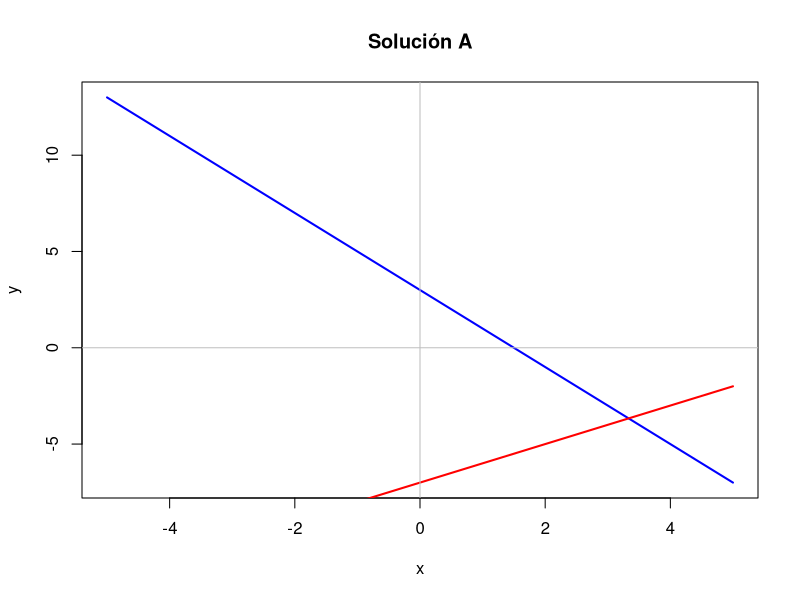
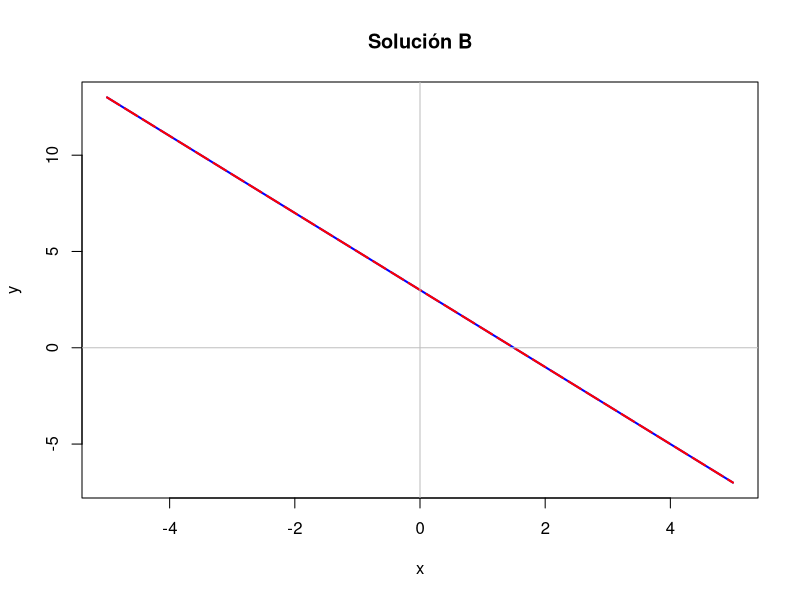
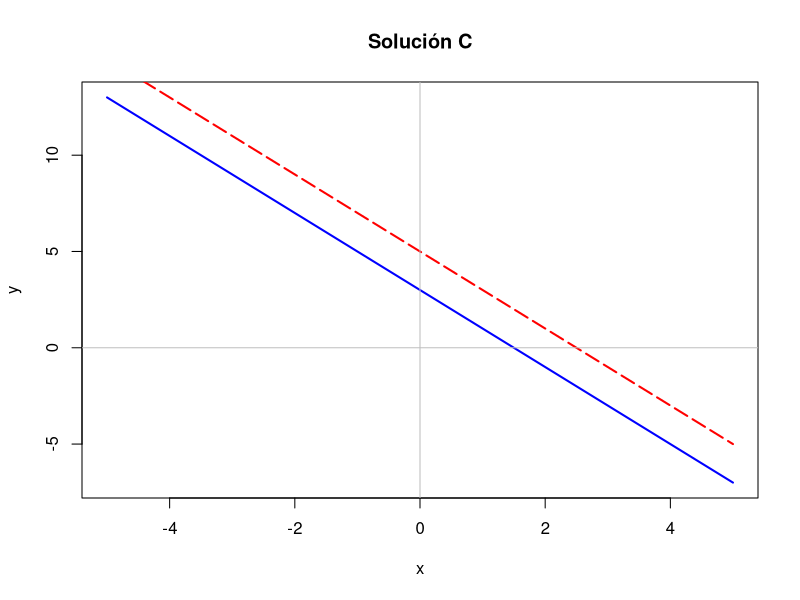
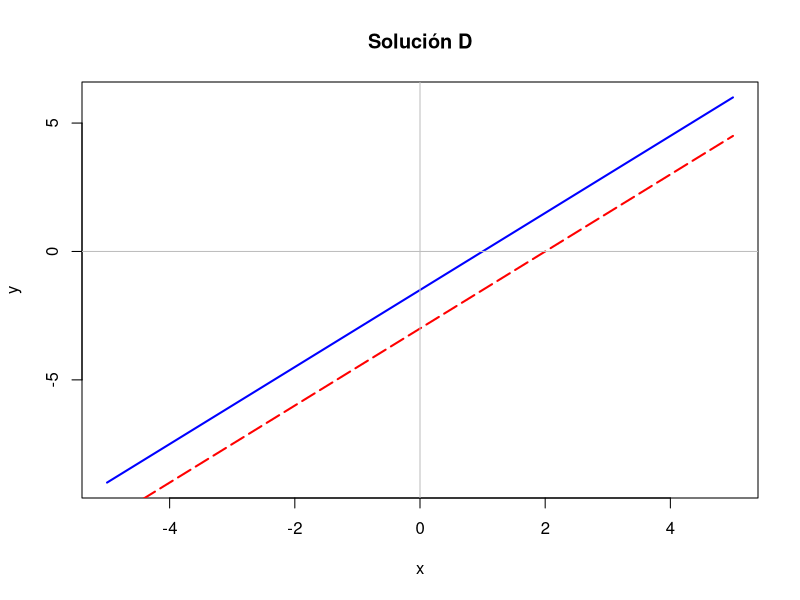

Write the R code that produced these figures, in order.
## ---- chunk 1
curve(3-2*x, from=-5, to=5, n=200, xlab="x", ylab="y", col="blue",lwd=2, main="Solución A")
curve(x-7, from=-5, to=5, n=200, add = TRUE, col="red",lwd=2)
abline(h=0, v=0, col="gray")
## ---- chunk 2
curve(3-2*x, from=-5, to=5, n=200, xlab="x", ylab="y", col="blue",lwd=2, main="Solución B")
curve((12-8*x)/4, from=-5, to=5, n=200, add = TRUE, col="red",lwd=2, lty=5)
abline(h=0, v=0, col="gray")
## ---- chunk 3
curve(3-2*x, from=-5, to=5, n=200, xlab="x", ylab="y", col="blue",lwd=2, main="Solución C")
curve(5-2*x, from=-5, to=5, n=200, add = TRUE, col="red",lwd=2, lty=5)
abline(h=0, v=0, col="gray")
## ---- chunk 4
curve((3*x-3)/2, from=-5, to=5, n=200, xlab="x", ylab="y", col="blue",lwd=2, main="Solución D")
curve((3*x-6)/2, from=-5, to=5, n=200, add = TRUE, col="red",lwd=2, lty=5)
abline(h=0, v=0, col="gray")
